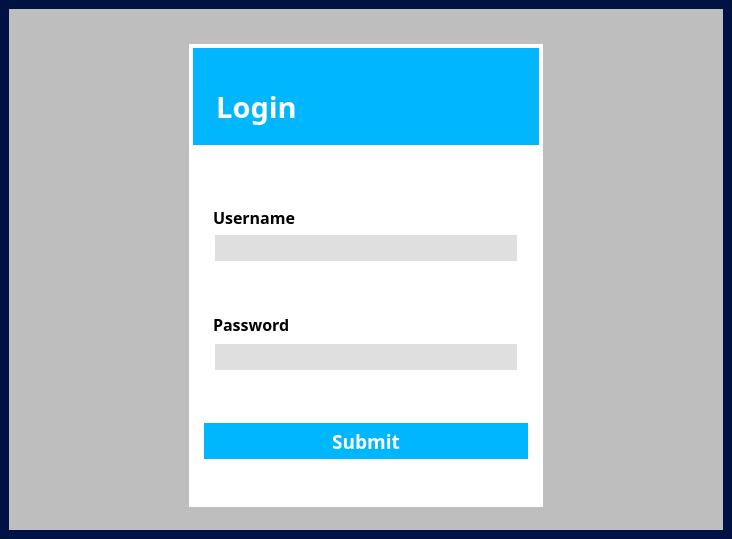
<?xml version="1.0" encoding="UTF-8"?>
<ui version="4.0">
 <class>MainWindow</class>
 <widget class="QMainWindow" name="MainWindow">
  <property name="geometry">
   <rect>
    <x>0</x>
    <y>0</y>
    <width>732</width>
    <height>539</height>
   </rect>
  </property>
  <property name="windowTitle">
   <string>MainWindow</string>
  </property>
  <property name="styleSheet">
   <string notr="true">background-color: white;</string>
  </property>
  <widget class="QWidget" name="centralwidget">
   <property name="styleSheet">
    <string notr="true">background: #001144; 
background: -webkit-linear-gradient(#001144, #999999); 
background: linear-gradient(#001144, #999999);</string>
   </property>
   <layout class="QHBoxLayout" name="horizontalLayout">
    <item>
     <widget class="QFrame" name="frame">
      <property name="sizePolicy">
       <sizepolicy hsizetype="Preferred" vsizetype="Preferred">
        <horstretch>0</horstretch>
        <verstretch>0</verstretch>
       </sizepolicy>
      </property>
      <property name="styleSheet">
       <string notr="true">background:rgb(190, 190, 190)
</string>
      </property>
      <property name="frameShape">
       <enum>QFrame::NoFrame</enum>
      </property>
      <property name="frameShadow">
       <enum>QFrame::Raised</enum>
      </property>
      <property name="lineWidth">
       <number>1</number>
      </property>
      <layout class="QHBoxLayout" name="horizontalLayout_2">
       <item>
        <widget class="QFrame" name="frame_2">
         <property name="minimumSize">
          <size>
           <width>0</width>
           <height>463</height>
          </size>
         </property>
         <property name="maximumSize">
          <size>
           <width>354</width>
           <height>450</height>
          </size>
         </property>
         <property name="styleSheet">
          <string notr="true">background-color: white;
border: 2px solid white;

</string>
         </property>
         <property name="frameShape">
          <enum>QFrame::NoFrame</enum>
         </property>
         <property name="frameShadow">
          <enum>QFrame::Plain</enum>
         </property>
         <layout class="QVBoxLayout" name="verticalLayout_2">
          <property name="leftMargin">
           <number>0</number>
          </property>
          <property name="topMargin">
           <number>0</number>
          </property>
          <property name="rightMargin">
           <number>0</number>
          </property>
          <property name="bottomMargin">
           <number>0</number>
          </property>
          <item>
           <widget class="QFrame" name="frame_3">
            <property name="minimumSize">
             <size>
              <width>350</width>
              <height>101</height>
             </size>
            </property>
            <property name="maximumSize">
             <size>
              <width>1000</width>
              <height>101</height>
             </size>
            </property>
            <property name="styleSheet">
             <string notr="true">background-color: rgb(0, 183, 255);</string>
            </property>
            <property name="frameShape">
             <enum>QFrame::NoFrame</enum>
            </property>
            <property name="frameShadow">
             <enum>QFrame::Raised</enum>
            </property>
            <widget class="QLabel" name="label">
             <property name="geometry">
              <rect>
               <x>20</x>
               <y>40</y>
               <width>91</width>
               <height>41</height>
              </rect>
             </property>
             <property name="font">
              <font>
               <family>Arial Black</family>
               <pointsize>22</pointsize>
               <weight>75</weight>
               <bold>true</bold>
              </font>
             </property>
             <property name="styleSheet">
              <string notr="true">border: #171717;
color: white;
</string>
             </property>
             <property name="text">
              <string>Login</string>
             </property>
             <property name="alignment">
              <set>Qt::AlignCenter</set>
             </property>
            </widget>
           </widget>
          </item>
          <item>
           <widget class="QFrame" name="frame_4">
            <property name="frameShape">
             <enum>QFrame::StyledPanel</enum>
            </property>
            <property name="frameShadow">
             <enum>QFrame::Raised</enum>
            </property>
            <layout class="QVBoxLayout" name="verticalLayout_4">
             <item>
              <widget class="QFrame" name="frame_5">
               <property name="maximumSize">
                <size>
                 <width>16777215</width>
                 <height>66</height>
                </size>
               </property>
               <property name="frameShape">
                <enum>QFrame::StyledPanel</enum>
               </property>
               <property name="frameShadow">
                <enum>QFrame::Raised</enum>
               </property>
               <layout class="QVBoxLayout" name="verticalLayout_3">
                <item>
                 <widget class="QLabel" name="label_2">
                  <property name="maximumSize">
                   <size>
                    <width>16777215</width>
                    <height>30</height>
                   </size>
                  </property>
                  <property name="font">
                   <font>
                    <family>Bahnschrift SemiBold</family>
                    <pointsize>12</pointsize>
                    <weight>75</weight>
                    <bold>true</bold>
                   </font>
                  </property>
                  <property name="styleSheet">
                   <string notr="true">border: #171717;
color: black;</string>
                  </property>
                  <property name="text">
                   <string>Username</string>
                  </property>
                  <property name="alignment">
                   <set>Qt::AlignLeading|Qt::AlignLeft|Qt::AlignVCenter</set>
                  </property>
                 </widget>
                </item>
                <item>
                 <widget class="QLineEdit" name="lineEdit">
                  <property name="minimumSize">
                   <size>
                    <width>0</width>
                    <height>30</height>
                   </size>
                  </property>
                  <property name="styleSheet">
                   <string notr="true">background-color: rgb(223, 223, 223)</string>
                  </property>
                 </widget>
                </item>
               </layout>
              </widget>
             </item>
             <item>
              <widget class="QFrame" name="frame_6">
               <property name="maximumSize">
                <size>
                 <width>16777215</width>
                 <height>80</height>
                </size>
               </property>
               <property name="frameShape">
                <enum>QFrame::StyledPanel</enum>
               </property>
               <property name="frameShadow">
                <enum>QFrame::Raised</enum>
               </property>
               <layout class="QVBoxLayout" name="verticalLayout">
                <item>
                 <widget class="QLabel" name="label_3">
                  <property name="maximumSize">
                   <size>
                    <width>16777215</width>
                    <height>50</height>
                   </size>
                  </property>
                  <property name="font">
                   <font>
                    <family>Bahnschrift SemiBold</family>
                    <pointsize>12</pointsize>
                    <weight>75</weight>
                    <bold>true</bold>
                   </font>
                  </property>
                  <property name="styleSheet">
                   <string notr="true">border: #171717;
color: black;</string>
                  </property>
                  <property name="text">
                   <string>Password</string>
                  </property>
                  <property name="alignment">
                   <set>Qt::AlignLeading|Qt::AlignLeft|Qt::AlignVCenter</set>
                  </property>
                 </widget>
                </item>
                <item>
                 <widget class="QLineEdit" name="lineEdit_2">
                  <property name="minimumSize">
                   <size>
                    <width>0</width>
                    <height>30</height>
                   </size>
                  </property>
                  <property name="styleSheet">
                   <string notr="true">background-color: rgb(223, 223, 223)</string>
                  </property>
                 </widget>
                </item>
               </layout>
              </widget>
             </item>
             <item>
              <widget class="QPushButton" name="pushButton">
               <property name="minimumSize">
                <size>
                 <width>0</width>
                 <height>40</height>
                </size>
               </property>
               <property name="font">
                <font>
                 <family>Bahnschrift SemiBold</family>
                 <pointsize>14</pointsize>
                 <weight>75</weight>
                 <bold>true</bold>
                </font>
               </property>
               <property name="cursor">
                <cursorShape>PointingHandCursor</cursorShape>
               </property>
               <property name="styleSheet">
                <string notr="true">background-color: rgb(0, 183, 255);
color: white;
</string>
               </property>
               <property name="text">
                <string>Submit</string>
               </property>
              </widget>
             </item>
            </layout>
           </widget>
          </item>
         </layout>
        </widget>
       </item>
      </layout>
     </widget>
    </item>
   </layout>
  </widget>
 </widget>
 <resources>
  <include location="images.qrc"/>
 </resources>
 <connections/>
</ui>
